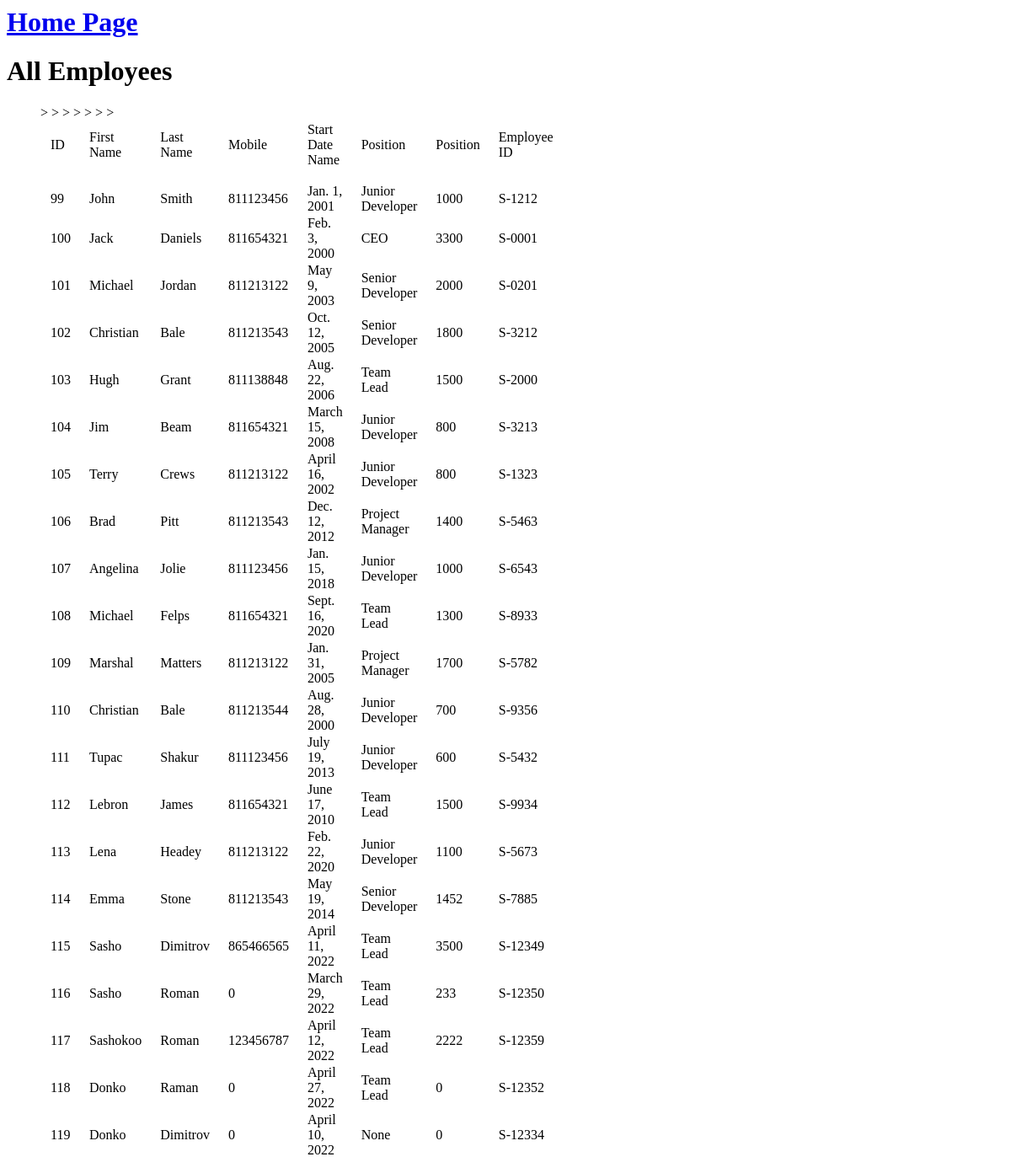
Before: /employee/get-all-employees/ with the older database file.
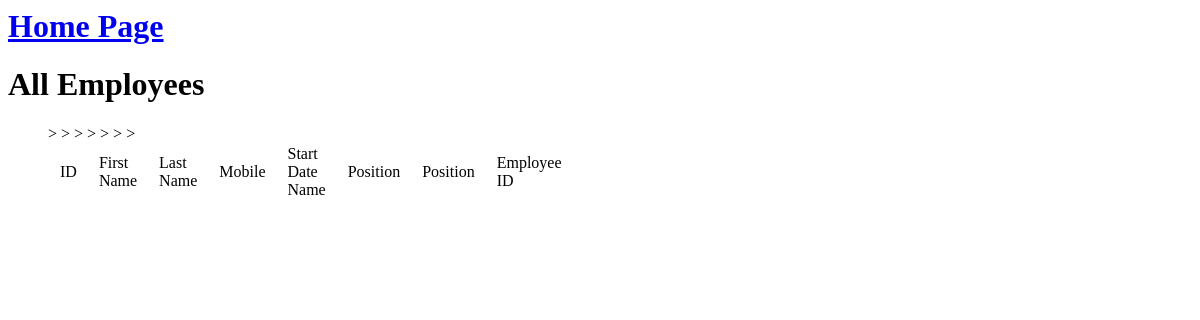
After: the same page with the newer database file.
### employee/models.py (models this page shows, shortened)
class Employee(models.Model):
    TYPE_CEO = 'CEO'
    TYPE_JUNIOR = 'junior_dev'
    TYPE_SENIOR = 'senior_dev'
    TYPE_LEAD = 'team_lead'
    TYPE_MANAGER = 'project_manager'
    TYPE_EMPLOYEE = 'employee'
    POSITION_TYPES = (
        (TYPE_CEO, 'CEO'),
        (TYPE_JUNIOR, 'Junior Developer'),
        (TYPE_SENIOR, 'Senior Developer'),
        (TYPE_MANAGER, 'Project Manager'),
        (TYPE_LEAD, 'Team Lead'),
        (TYPE_EMPLOYEE, 'Employee'),    # Default position, could be left empty in the DB
    )
    first_name = models.CharField(max_length=120)
    last_name = models.CharField(max_length=120)
    mobile_num = models.PositiveIntegerField()
    start_date = models.DateField()
    position = models.CharField(
        max_length=20,
        choices=POSITION_TYPES,
        default=TYPE_EMPLOYEE,
        help_text="Job position taken",
    )
    salary = models.PositiveIntegerField(default=0)
    employee_id = models.CharField(max_length=10, unique=True)

### employee/views.py (the view)
class EmployeesApi(APIView):
    renderer_classes = [TemplateHTMLRenderer]
    template_name = 'all_employees.html'
    def get(self, request):
        queryset = Employee.objects.all()
        if queryset:
            for employee in queryset:
                employee.position = POSITION_FIELD_REPRESENTATION_TABLE.get(employee.position.lower())
        return Response({'profiles': queryset})

### templates/all_employees.html (shortened to what this page needs)
{% extends 'base_t.html' %}
{% block content %}
<h1>All Employees</h1>
<ul>
    <table style="width:40%">
        <tr>
            <td> ID</td>>
            <td> First Name</td>>
            <td> Last Name</td>
            <td> Mobile</td>>
            <td> Start Date Name</td>>
            <td> Position</td>>
            <td> Position</td>>
            <td> Employee ID</td>>
        </tr>
        <tr class="blank_row"> <td></td> </tr>
        {% for profile in profiles %}
        <tr>
            <td>{{ profile.id}}</td>
            <td>{{ profile.first_name }}</td>
            <td>{{ profile.last_name }}</td>
            <td>{{ profile.mobile_num }}</td>
            <td>{{ profile.start_date }}</td>
            <td>{{ profile.position }}</td>
            <td>{{ profile.salary }}</td>
            <td>{{ profile.employee_id }}</td>
        </tr>
        {% endfor %}
    </table>
</ul>
{% endblock content %}

Changed rows visible on the page:
removed Employee: id "99", first_name "John", last_name "Smith", mobile_num "811123456", start_date "Jan. 1, 2001", position "Junior Developer", salary "1000", employee_id "S-1212"
removed Employee: id "100", first_name "Jack", last_name "Daniels", mobile_num "811654321", start_date "Feb. 3, 2000", position "CEO", salary "3300", employee_id "S-0001"
removed Employee: id "101", first_name "Michael", last_name "Jordan", mobile_num "811213122", start_date "May 9, 2003", position "Senior Developer", salary "2000", employee_id "S-0201"
removed Employee: id "102", first_name "Christian", last_name "Bale", mobile_num "811213543", start_date "Oct. 12, 2005", position "Senior Developer", salary "1800", employee_id "S-3212"
removed Employee: id "103", first_name "Hugh", last_name "Grant", mobile_num "811138848", start_date "Aug. 22, 2006", position "Team Lead", salary "1500", employee_id "S-2000"
removed Employee: id "104", first_name "Jim", last_name "Beam", mobile_num "811654321", start_date "March 15, 2008", position "Junior Developer", salary "800", employee_id "S-3213"
removed Employee: id "105", first_name "Terry", last_name "Crews", mobile_num "811213122", start_date "April 16, 2002", position "Junior Developer", salary "800", employee_id "S-1323"
removed Employee: id "106", first_name "Brad", last_name "Pitt", mobile_num "811213543", start_date "Dec. 12, 2012", position "Project Manager", salary "1400", employee_id "S-5463"
removed Employee: id "107", first_name "Angelina", last_name "Jolie", mobile_num "811123456", start_date "Jan. 15, 2018", position "Junior Developer", salary "1000", employee_id "S-6543"
removed Employee: id "108", first_name "Michael", last_name "Felps", mobile_num "811654321", start_date "Sept. 16, 2020", position "Team Lead", salary "1300", employee_id "S-8933"
removed Employee: id "109", first_name "Marshal", last_name "Matters", mobile_num "811213122", start_date "Jan. 31, 2005", position "Project Manager", salary "1700", employee_id "S-5782"
removed Employee: id "110", first_name "Christian", last_name "Bale", mobile_num "811213544", start_date "Aug. 28, 2000", position "Junior Developer", salary "700", employee_id "S-9356"
removed Employee: id "111", first_name "Tupac", last_name "Shakur", mobile_num "811123456", start_date "July 19, 2013", position "Junior Developer", salary "600", employee_id "S-5432"
removed Employee: id "112", first_name "Lebron", last_name "James", mobile_num "811654321", start_date "June 17, 2010", position "Team Lead", salary "1500", employee_id "S-9934"
removed Employee: id "113", first_name "Lena", last_name "Headey", mobile_num "811213122", start_date "Feb. 22, 2020", position "Junior Developer", salary "1100", employee_id "S-5673"
removed Employee: id "114", first_name "Emma", last_name "Stone", mobile_num "811213543", start_date "May 19, 2014", position "Senior Developer", salary "1452", employee_id "S-7885"
removed Employee: id "115", first_name "Sasho", last_name "Dimitrov", mobile_num "865466565", start_date "April 11, 2022", position "Team Lead", salary "3500", employee_id "S-12349"
removed Employee: id "116", first_name "Sasho", last_name "Roman", mobile_num "0", start_date "March 29, 2022", position "Team Lead", salary "233", employee_id "S-12350"
removed Employee: id "117", first_name "Sashokoo", last_name "Roman", mobile_num "123456787", start_date "April 12, 2022", position "Team Lead", salary "2222", employee_id "S-12359"
removed Employee: id "118", first_name "Donko", last_name "Raman", mobile_num "0", start_date "April 27, 2022", position "Team Lead", salary "0", employee_id "S-12352"
removed Employee: id "119", first_name "Donko", last_name "Dimitrov", mobile_num "0", start_date "April 10, 2022", position "None", salary "0", employee_id "S-12334"
